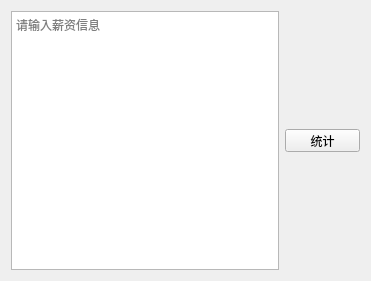
<?xml version="1.0" encoding="UTF-8"?>
<ui version="4.0">
 <class>Form</class>
 <widget class="QWidget" name="Form">
  <property name="geometry">
   <rect>
    <x>0</x>
    <y>0</y>
    <width>371</width>
    <height>281</height>
   </rect>
  </property>
  <property name="windowTitle">
   <string>薪资统计表</string>
  </property>
  <layout class="QHBoxLayout" name="horizontalLayout_2">
   <item>
    <layout class="QHBoxLayout" name="horizontalLayout">
     <item>
      <widget class="QPlainTextEdit" name="textEdit">
       <property name="placeholderText">
        <string>请输入薪资信息</string>
       </property>
      </widget>
     </item>
     <item>
      <widget class="QPushButton" name="button">
       <property name="sizePolicy">
        <sizepolicy hsizetype="Fixed" vsizetype="Fixed">
         <horstretch>0</horstretch>
         <verstretch>0</verstretch>
        </sizepolicy>
       </property>
       <property name="minimumSize">
        <size>
         <width>75</width>
         <height>23</height>
        </size>
       </property>
       <property name="maximumSize">
        <size>
         <width>75</width>
         <height>23</height>
        </size>
       </property>
       <property name="text">
        <string>统计</string>
       </property>
       <property name="autoDefault">
        <bool>false</bool>
       </property>
       <property name="default">
        <bool>false</bool>
       </property>
       <property name="flat">
        <bool>false</bool>
       </property>
      </widget>
     </item>
    </layout>
   </item>
  </layout>
 </widget>
 <resources/>
 <connections/>
</ui>
